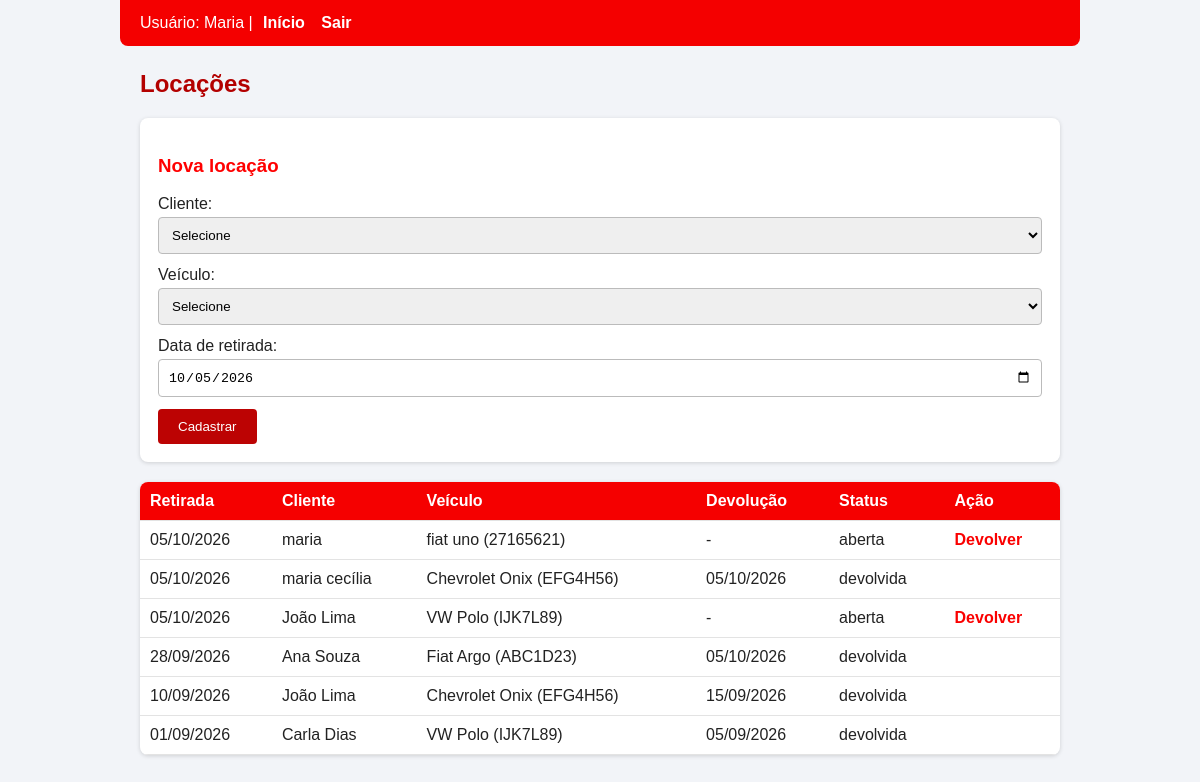
Screenshot of /sistema/locacoes.php (signed in) with the database file from the repository.
### tables this page shows
CREATE TABLE `locacoes` (
  `id_locacao` int(11) NOT NULL,
  `id_usuario` int(11) NOT NULL,
  `id_cliente` int(11) NOT NULL,
  `id_veiculo` int(11) NOT NULL,
  `data_retirada` date NOT NULL,
  `data_devolucao` date DEFAULT NULL,
  `status` varchar(20) DEFAULT 'aberta'
);

CREATE TABLE `clientes` (
  `id_cliente` int(11) NOT NULL,
  `nome` varchar(100) NOT NULL,
  `cpf` varbinary(255) NOT NULL,
  `telefone` varchar(20) DEFAULT NULL,
  `email` varchar(100) DEFAULT NULL
);

CREATE TABLE `veiculos` (
  `id_veiculo` int(11) NOT NULL,
  `marca` varchar(50) NOT NULL,
  `modelo` varchar(50) NOT NULL,
  `placa` varchar(8) NOT NULL,
  `ano` int(11) DEFAULT NULL,
  `status` varchar(20) DEFAULT 'disponivel'
);

### sistema/locacoes.php (the view, shortened to what this page needs)
<?php
require 'auth.php';
$lista = $pdo->query("SELECT l.id_locacao, l.data_retirada, l.data_devolucao, l.status,
                             c.nome AS cliente, v.marca, v.modelo, v.placa
                      FROM locacoes l
                      JOIN clientes c ON c.id_cliente = l.id_cliente
                      JOIN veiculos v ON v.id_veiculo = l.id_veiculo
                      ORDER BY l.data_retirada DESC")->fetchAll(PDO::FETCH_ASSOC);
?>
<!DOCTYPE html>
<html lang="pt-BR">
<head>
  <link rel="stylesheet" href="style.css">
</head>
<body>
<nav>
  Usuário: <?= htmlspecialchars($_SESSION['nome']) ?> |
  <a href="index.php">Início</a>
  <a href="logout.php">Sair</a>
</nav>
<h2>Locações</h2>
<form method="post">
  <h3>Nova locação</h3>
  Cliente:
  <select name="id_cliente" required>
    <option value="">Selecione</option>
  </select>
  Veículo:
  <select name="id_veiculo" required>
    <option value="">Selecione</option>
  </select>
  Data de retirada:
  <input type="date" name="data_retirada" value="<?= date('Y-m-d') ?>" required>
  <button name="salvar">Cadastrar</button>
</form>
<table>
<tr><th>Retirada</th><th>Cliente</th><th>Veículo</th><th>Devolução</th><th>Status</th><th>Ação</th></tr>
<?php foreach ($lista as $l): ?>
<tr>
  <td><?= date('d/m/Y', strtotime($l['data_retirada'])) ?></td>
  <td><?= htmlspecialchars($l['cliente']) ?></td>
  <td><?= htmlspecialchars($l['marca'].' '.$l['modelo'].' ('.$l['placa'].')') ?></td>
  <td><?= $l['data_devolucao'] ? date('d/m/Y', strtotime($l['data_devolucao'])) : '-' ?></td>
  <td><?= $l['status'] ?></td>
  <td><?php if ($l['status'] == 'aberta'): ?>
      <a href="?devolver=<?= $l['id_locacao'] ?>">Devolver</a><?php endif; ?></td>
</tr>
<?php endforeach; ?>
</table>
</body>
</html>

### rows the page displays
locacoes: data_retirada "05/10/2026", id_cliente.nome "maria", id_veiculo.placa "fiat uno (27165621)", status "aberta"
locacoes: data_retirada "05/10/2026", id_cliente.nome "maria cecília", id_veiculo.placa "Chevrolet Onix (EFG4H56)", data_devolucao "05/10/2026", status "devolvida"
locacoes: data_retirada "05/10/2026", id_cliente.nome "João Lima", id_veiculo.placa "VW Polo (IJK7L89)", status "aberta"
locacoes: data_retirada "28/09/2026", id_cliente.nome "Ana Souza", id_veiculo.placa "Fiat Argo (ABC1D23)", data_devolucao "05/10/2026", status "devolvida"
locacoes: data_retirada "10/09/2026", id_cliente.nome "João Lima", id_veiculo.placa "Chevrolet Onix (EFG4H56)", data_devolucao "15/09/2026", status "devolvida"
locacoes: data_retirada "01/09/2026", id_cliente.nome "Carla Dias", id_veiculo.placa "VW Polo (IJK7L89)", data_devolucao "05/09/2026", status "devolvida"

### other values shown
$_SESSION['nome'] "Maria"
